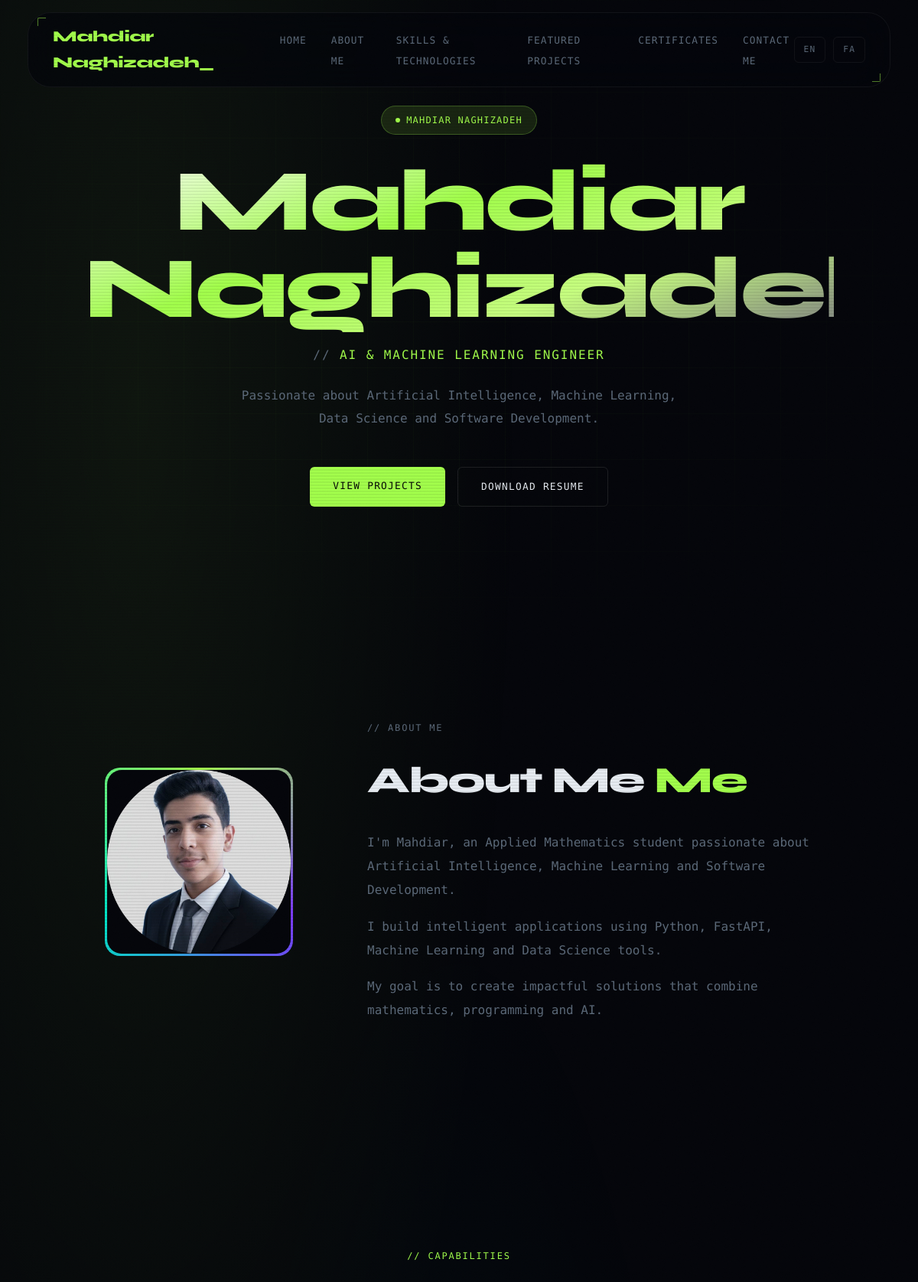
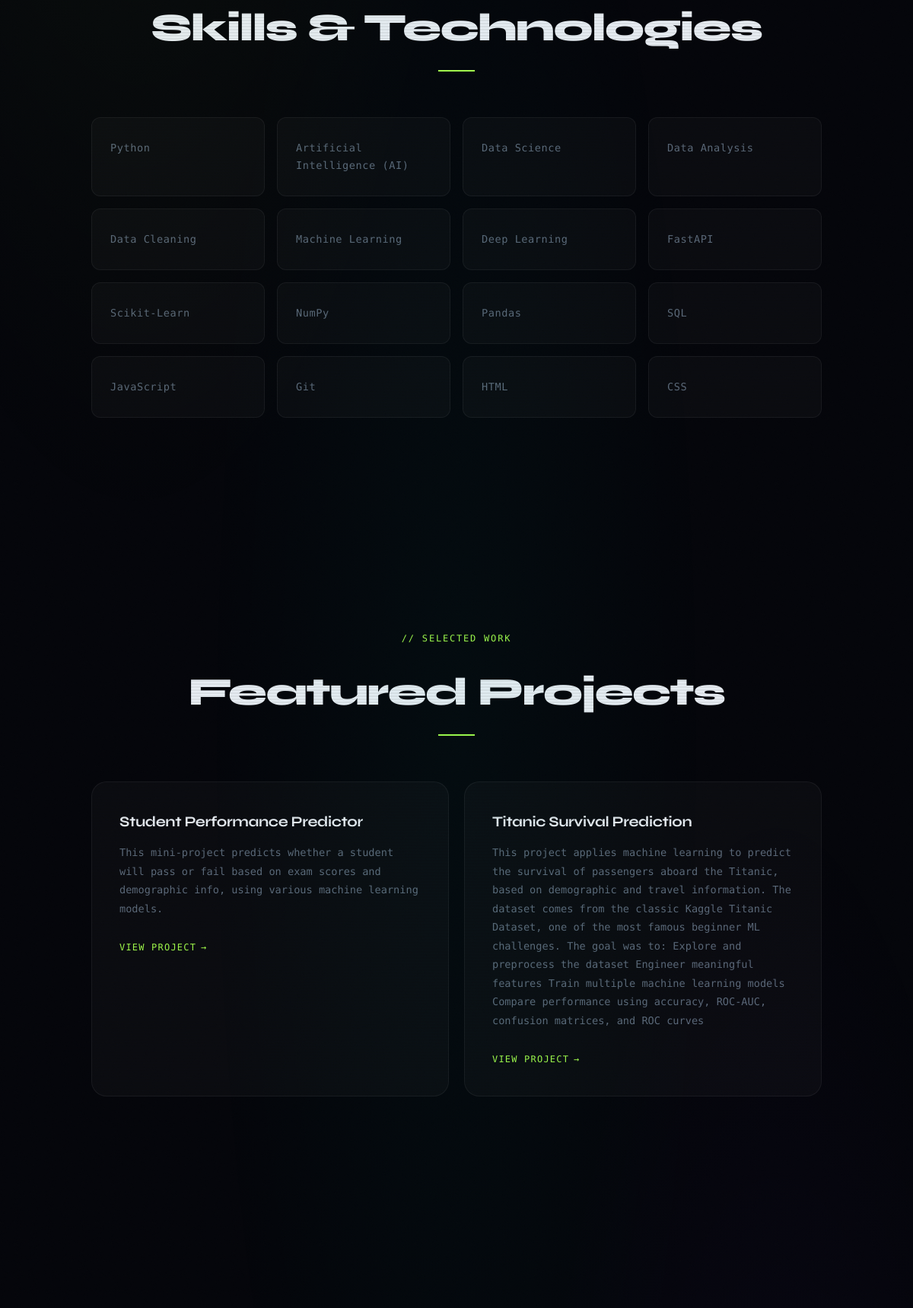
The page / (upper part) on the database its author committed (2 pictures, top to bottom).
### tables this page shows
CREATE TABLE projects(
    id INTEGER PRIMARY KEY AUTOINCREMENT,
    title TEXT NOT NULL,
    description TEXT NOT NULL,
    technologies TEXT,
    github_url TEXT,
    image_url TEXT
);

### app/main.py (the view)
@app.get("/")
async def home(request: Request):
    lang = request.cookies.get("lang", "en")
    t = translations.get(lang, translations["en"])
    conn = get_connection()
    projects = conn.execute(
        "SELECT * FROM projects"
    ).fetchall()
    certificates = conn.execute("SELECT * FROM certificates").fetchall()
    conn.close()
    return templates.TemplateResponse(
        "index.html",
        {
            "request": request,
            "projects": projects,
            "certificates" : certificates,
            "lang" : lang,
            "t": t
        }
    )

### templates/index.html (shortened to what this page needs)
<!DOCTYPE html>
<html lang="{{ lang }}" dir="{% if lang == 'fa' %}rtl{% else %}ltr{% endif %}">
<head>
    <link rel="stylesheet" href="/static/css/style.css">
</head>
<body>
<div class="scanlines" aria-hidden="true"></div>
<nav class="navbar">
    <div class="logo">{{ t.hero_name }}</div>
    <ul class="nav-links">
        <li><a href="/">{{ t.home }}</a></li>
        <li><a href="#about">{{ t.about }}</a></li>
        <li><a href="#skills">{{ t.skills }}</a></li>
        <li><a href="#projects">{{ t.projects }}</a></li>
        <li><a href="#certificates">{{ t.certificates }}</a></li>
        <li><a href="#contact">{{ t.contact }}</a></li>
    </ul>
    <div class="lang-switch">
        <a href="/lang/en">EN</a>
        <a href="/lang/fa">FA</a>
    </div>
</nav>
<section class="hero">
    <div class="hero-content">
        <div class="status-badge">
            {{ t.hero_name }}
        </div>
        <h1>{{ t.hero_name }}</h1>
        <h2>// <span>{{ t.hero_title }}</span></h2>
        <p>{{ t.hero_desc }}</p>
        <div class="hero-buttons">
            <a href="#projects" class="btn-primary">{{ t.View_P }}</a>
            <a href="/static/resume/Mahdiar-Naghizadeh-Resume.pdf"
               class="btn-secondary"
               download>{{ t.D_resume }}</a>
        </div>
    </div>
</section>
<section id="about" class="about">
    <div class="about-container">
        <div class="about-image">
            <div class="photo-frame">
                <img src="/static/images/cropped_circle_image.png" alt="Mahdiar">
            </div>
        </div>
        <div class="about-content">
            <p class="section-sub">// {{ t.about }}</p>
            <h2>{{ t.about }} <span>Me</span></h2>
            <p>{{ t.about_p1 }}</p>
            <p>{{ t.about_p2 }}</p>
            <p>{{ t.about_p3 }}</p>
        </div>
    </div>
</section>
<section id="skills" class="skills">
    <p class="section-sub" style="text-align:center">// Capabilities</p>
    <h2>{{ t.skills }}</h2>
    <div class="section-line" style="margin-inline:auto"></div>
    <div class="skills-grid">
        <div class="skill-card">Python</div>
        <div class="skill-card">Artificial Intelligence (AI)</div>
        <div class="skill-card">Data Science</div>
        <div class="skill-card">Data Analysis</div>
        <div class="skill-card">Data Cleaning</div>
        <div class="skill-card">Machine Learning</div>
        <div class="skill-card">Deep Learning</div>
        <div class="skill-card">FastAPI</div>
        <div class="skill-card">Scikit-Learn</div>
        <div class="skill-card">NumPy</div>
        <div class="skill-card">Pandas</div>
        <div class="skill-card">SQL</div>
        <div class="skill-card">JavaScript</div>
        <div class="skill-card">Git</div>
        <div class="skill-card">HTML</div>
        <div class="skill-card">CSS</div>
    </div>
</section>
<section id="projects" class="projects">
    <p class="section-sub" style="text-align:center">// Selected Work</p>
    <h2>{{ t.projects }}</h2>
    <div class="section-line" style="margin-inline:auto"></div>
    <div class="project-grid">
        {% for project in projects %}
        <div class="project-card">
            <h3>{{ project.title }}</h3>
            <p>{{ project.description }}</p>
            <a href="{{ project.github_url }}" target="_blank" rel="noopener">
                View Project
            </a>
        </div>
        {% endfor %}
    </div>
</section>
<section id="certificates" class="certificates">
</section>
</body>
</html>

### rows shown on the page
projects: title "Student Performance Predictor", description "This mini-project predicts whether a student will pass or fail based on exam scores and demographic info, using various machine learning models."
projects: title "Titanic Survival Prediction", description "This project applies machine learning to predict the survival of passengers aboard the Titanic, based on demographic and travel information. The dataset comes from the classic Kaggle Titanic Dataset, one of the most famous beginner ML challenges. The goal was to: Explore and preprocess the dataset Engineer meaningful features Train multiple machine learning models Compare performance using accuracy, ROC-AUC, confusion matrices, and ROC curves"

### other values the page prints
{{ t.hero_name }} "Mahdiar Naghizadeh"
{{ t.home }} "HOME"
{{ t.about }} "ABOUT ME"
{{ t.skills }} "SKILLS & TECHNOLOGIES"
{{ t.projects }} "FEATURED PROJECTS"
{{ t.certificates }} "CERTIFICATES"
{{ t.contact }} "CONTACT ME"
{{ t.hero_name }} "MAHDIAR NAGHIZADEH"
{{ t.hero_title }} "AI & MACHINE LEARNING ENGINEER"
{{ t.hero_desc }} "Passionate about Artificial Intelligence, Machine Learning, Data Science and Software Development."
{{ t.View_P }} "VIEW PROJECTS"
{{ t.D_resume }} "DOWNLOAD RESUME"
{{ t.about }} "About Me"
{{ t.about_p1 }} "I'm Mahdiar, an Applied Mathematics student passionate about Artificial Intelligence, Machine Learning and Software Development."
{{ t.about_p2 }} "I build intelligent applications using Python, FastAPI, Machine Learning and Data Science tools."
